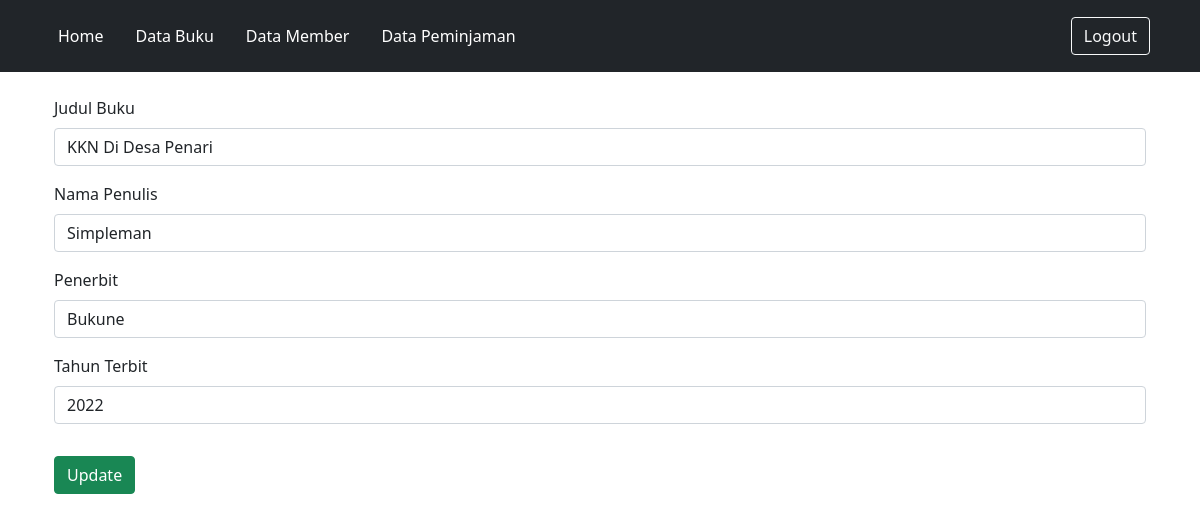
Page /FormBuku.php?id_buku=1 (signed in) on the committed database.
### tables this page shows
CREATE TABLE `buku` (
  `id_buku` int(11) NOT NULL,
  `judul_buku` varchar(500) NOT NULL,
  `penulis` varchar(500) NOT NULL,
  `penerbit` varchar(250) NOT NULL,
  `tahun_terbit` int(11) NOT NULL
);

### Koneksi.php (called while the page is built, shortened)
<?php
function koneksi()
{
    try {
        $dbh = new PDO('mysql:host=localhost;dbname=perpustakaan', "root", "");
        $dbh->setAttribute( PDO::ATTR_ERRMODE, PDO::ERRMODE_EXCEPTION );
      }
      catch (PDOException $e) {
        print "Koneksi atau query bermasalah: " . $e->getMessage() . "<br/>";
        die();
      }
    return $dbh;
}
?>

### FormBuku.php (the view, shortened to what this page needs)
<!DOCTYPE html>
<html lang="en">
<head>
    <link href="https://cdn.jsdelivr.net/npm/bootstrap@5.1.3/dist/css/bootstrap.min.css" rel="stylesheet">
</head>
<body>
    <?php
    require('./Model.php');
    if (isset($_GET['id_buku'])) {
        editBuku();
    }
    ?>
        <div class="container p-4">
            <div class="row">
                <form action="" method="post">
                    <label for="judul_buku" class="form-label">Judul Buku</label>
                    <input type="text" name="judul_buku" id="judul_buku" class="form-control mb-3" value="<?php if (isset($_GET['id_buku'])) echo $result[0]["judul_buku"] ?>" required>
                    <label for="penulis" class="form-label">Nama Penulis</label>
                    <input type="text" name="penulis" id="penulis" class="form-control mb-3" value="<?php if (isset($_GET['id_buku'])) echo $result[0]["penulis"] ?>" required>
                    <label for="penerbit" class="form-label">Penerbit</label>
                    <input type="text" name="penerbit" id="penerbit" class="form-control mb-3" value="<?php if (isset($_GET['id_buku'])) echo $result[0]["penerbit"] ?>" required>
                    <label for="tahun_terbit" class="form-label">Tahun Terbit</label>
                    <input type="text" name="tahun_terbit" id="tahun_terbit" class="form-control mb-3" value="<?php if (isset($_GET['id_buku'])) echo $result[0]["tahun_terbit"] ?>" required>
                    <?php
                    if (isset($_GET['id_buku'])) {
                        echo "<button type=\"submit\" class=\"btn btn-success mt-3\" name=\"update\"> Update </button>";
                    } else {
                        echo "<button type=\"submit\" class=\"btn btn-success mt-3\" name=\"tambah\"> Tambah </button>";
                    }
                    ?>
            </div>
        </div>
</body>
</html>

### rows in the picture
buku: judul_buku "KKN Di Desa Penari", penulis "Simpleman", penerbit "Bukune", tahun_terbit "2022"
